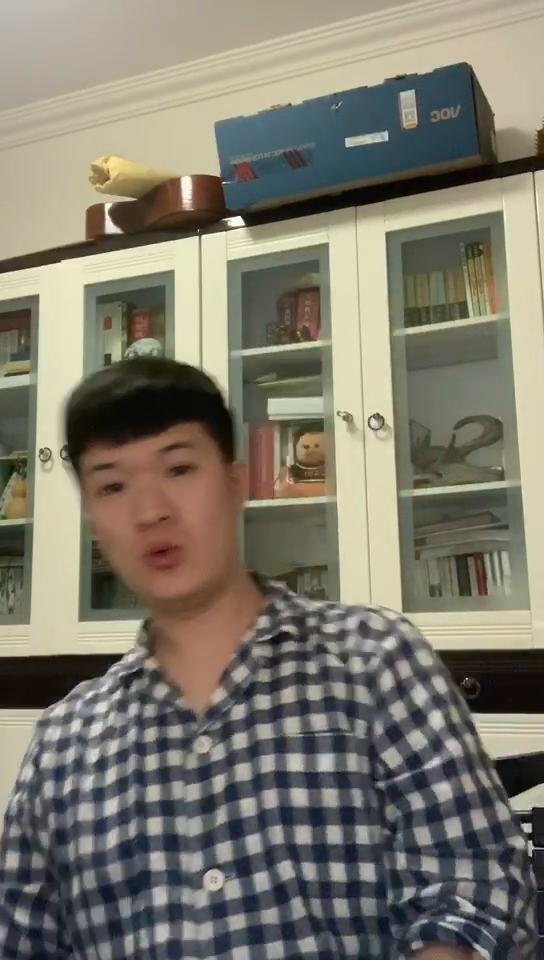
#> input picture frame 36 of CV_work3/test1.avi, 544 x 960 px
$ python meanshift.py
#> lines starting #> are read from the running program, lines starting #| are printed output that depends on the picture; after the words box and inside, x2 and y2 are one past the last pixel; in counts of white or black regions, pixels touching at a corner belong together
# -*- coding: utf-8 -*-
# @Time : 2020/3/28 18:24
# @Author : BaoBao
# @Mail : baobaotql@163.com
# @File : meanshift.py
# @Software: PyCharm

import numpy as np
import cv2 as cv
import matplotlib.pyplot as plt


# 将帧图片保存为视频
def save_video(video, fps, save_filename='../output.avi'):
    fourcc = cv.VideoWriter_fourcc(*'avi')
    img = video[0]
    video_writer = cv.VideoWriter(save_filename, fourcc, fps, (img.shape[1], video.shape[0]), 1)
    for img in video:
        video_writer.write(cv.convertScaleAbs(img))


#  核函数加权下的直方图分布
def cal_histogram_kernel(area):
    width = area.shape[1]
    height = area.shape[0]
    # 初始化kernel权重
    weight = kernel_weight(height, width)
    weight_sum = np.sum(weight)
    # rgb颜色空间量化为16 * 16 * 16bins
    histogram = np.zeros(16*16*16)
    for i in range(0, height):
        for j in range(0, width):
            r_feature = int(area[i, j, 0] / 16)
            g_feature = int(area[i, j, 1] / 16)
            b_feature = int(area[i, j, 2] / 16)
            histogram[r_feature*256+g_feature*16+b_feature] += weight[i, j]
    return histogram/weight_sum


def kernel_weight(row, col):
    # Epanechnikov 核
    weight = np.zeros((row, col))
    middle_x = row/2
    middle_y = col/2
    radius_square = np.square(middle_x) + np.square(middle_y)
    for i in range(0, row):
        for j in range(0, col):
            dist = np.square(i-middle_x) + np.square(j-middle_y)
            weight[i, j] = 1-(dist/radius_square)
    return weight


# 目标检测
def object_detect(img):
    face_cascade = \
        cv.CascadeClassifier("haarcascade_frontalface_default.xml")
    gray_img = cv.cvtColor(img, cv.COLOR_BGR2GRAY)
    face = face_cascade.detectMultiScale(gray_img, scaleFactor=1.1, minNeighbors=1, minSize=(5, 5))
    return face[0]


def draw_rectangle(img, x_start, y_start, width, height):
    img = cv.rectangle(img, (x_start, y_start), (x_start+width, y_start + height), (255, 0, 0), 2)
    return img


def mean_shift(model_feature, img, x_ini, y_ini, width, height):
    x_start = x_ini
    y_start = y_ini
    iteration = 0
    while iteration < 20:
        # 候选区域
        detect_area = img[y_start:y_start+height, x_start:x_start+width]
        detect_feature = cal_histogram_kernel(detect_area)
        weight = np.true_divide(model_feature, detect_feature)
        weight = np.nan_to_num(weight)
        weight = np.sqrt(weight)

        x_move = 0
        y_move = 0
        weight_sum = 0
        for i in range(0, height):
            for j in range(0, width):
                try:
                    r_feature = int(detect_area[i, j, 0] / 16)
                except Exception as e:
                    print("error")
                    break
                r_feature = int(detect_area[i, j, 0] / 16)
                g_feature = int(detect_area[i, j, 1] / 16)
                b_feature = int(detect_area[i, j, 2] / 16)
                w_i = weight[r_feature*256+g_feature*16+b_feature]
                x_move += w_i*(j-width/2)
                y_move += w_i*(i-height/2)
                weight_sum += w_i
        x_start += int(x_move/weight_sum)
        y_start += int(y_move/weight_sum)
        # 若矩形框想要越界
        if x_start+width >= img.shape[1]:
            print('迭代次数：%d' % iteration)
            if y_start+height >= img.shape[0]:
                return img.shape[1]-width-1, img.shape[0]-height-1
            else:
                return img.shape[1] - width - 1, y_start
        # y纵向越界，x不越界
        if y_start + height >= img.shape[0]:
            print('迭代次数：%d' % iteration)
            return x_start, img.shape[0] - height - 1

        if (np.abs(int(x_move/weight_sum)) < 1) and (np.abs(int(y_move/weight_sum)) < 1):
            break
        iteration += 1
    print('迭代次数：%d' % iteration)
    return x_start, y_start


if __name__ == "__main__":
    video_path = 'test1.avi'
    camera = cv.VideoCapture(video_path)
    # 码率
    fps = int(camera.get(cv.CAP_PROP_FPS))
    _, image = camera.read()
#> image is the input picture: shape (960, 544, 3); mean B, G, R 109, 122.3, 126
    x, y, w, h = object_detect(image)
#> in object_detect, `gray_img = cv.cvtColor(img, cv.COLOR_BGR2GRAY)`:
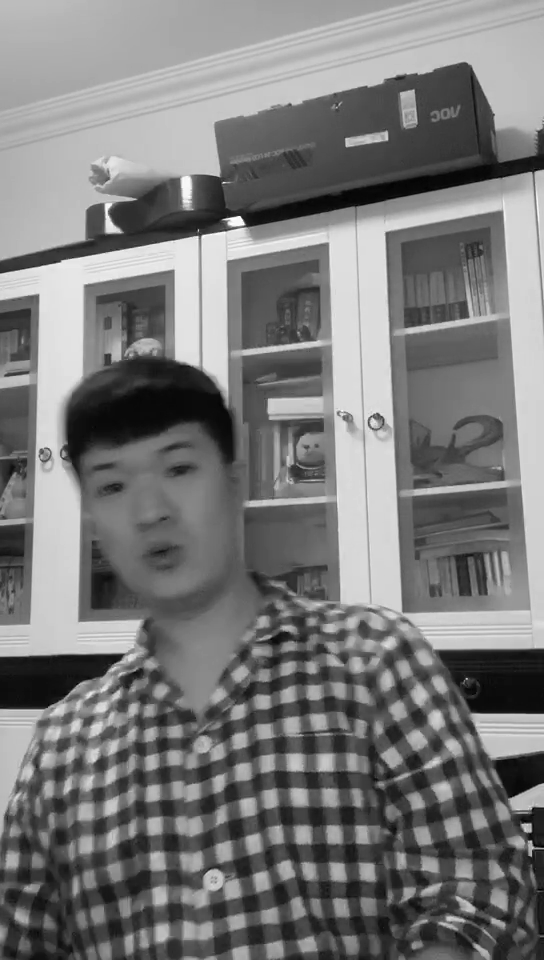
#> gray_img: shape (960, 544); min 0, max 255, mean 121.9
#> in object_detect, `face = face_cascade.detectMultiScale(gray_img, scaleFactor=1.1, minNei..`: face = [[297, 435, 30, 30], [442, 867, 35, 35], [374, 271, 110, 110], [205, 422, 147, 147], [54, 403, 194, 194]]
#> x = 297; y = 435; w = 30; h = 30
    img_rectangle = draw_rectangle(image, x, y, w, h)
#> in draw_rectangle, `img = cv.rectangle(img, (x_start, y_start), (x_start+width, y_start + ..`:
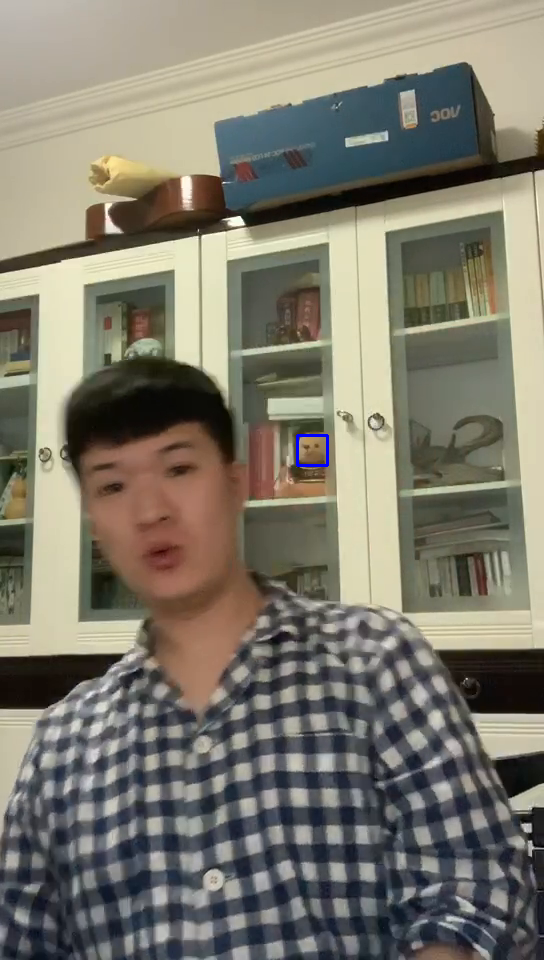
#> img: shape (960, 544, 3); 0.07% of pixels changed, all inside (x1, y1, x2, y2) = (296, 434, 329, 467)
    cv.imshow('rectangle', img_rectangle)
    cv.waitKey(10)
    model = image[y:y + h, x:x + w, :]
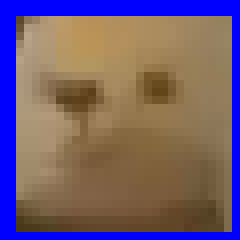
#> model: shape (30, 30, 3) (shown 8 times larger); mean B, G, R 112.6, 93.4, 115
    images = []
    # 目标模板的概率直方图
    q_u = cal_histogram_kernel(model)
#> after the loop in kernel_weight, `for i in range(0, row):`:
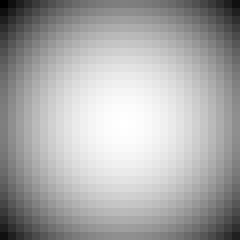
#> weight: shape (30, 30) float64 (shown 8 times larger); min 0, max 1, mean 0.666
#> after the loop in cal_histogram_kernel, `for i in range(0, height):`: histogram = 4096 values, max 66.89 at index 3840, min 0 at index 0, mean 0.146
#> q_u = 4096 values, max 0.112 at index 3840, min 0 at index 0, mean 0.000244
    # plt.plot(range(0, 4096), q_u, label='model', color='b')
    # plt.show()
    images.append(img_rectangle)
    times = 1
    while True:
        times += 1
        res, image = camera.read()
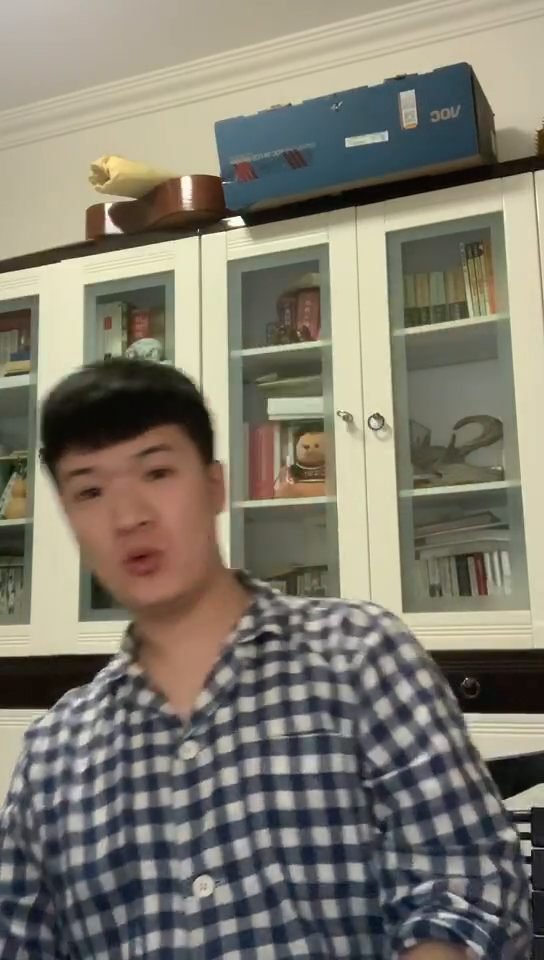
#> input picture frame 37 of CV_work3/test1.avi, 544 x 960 px
#> image is the input picture: shape (960, 544, 3); mean B, G, R 110.5, 123.5, 127.4
        print('第%d帧图片' % times)
        x, y = mean_shift(q_u, image, x, y, w, h)
#> in mean_shift, `x_start = x_ini`: x_start = 297
#> in mean_shift, `y_start = y_ini`: y_start = 435
#> the loop in mean_shift, `while iteration < 20:` made 1 pass
#> (x_start, y_start) on pass 1: (297, 435)
#> pass 1, in mean_shift, `detect_area = img[y_start:y_start+height, x_start:x_start+width]`:
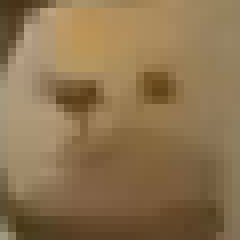
#> detect_area: shape (30, 30, 3) (shown 8 times larger); mean B, G, R 79.8, 115.2, 140.8
#> after the loop in mean_shift, `while iteration < 20:`: iteration = 0; x_start = 297; y_start = 435
#| 迭代次数：0
        img_rectangle = draw_rectangle(image, x, y, w, h)
        images.append(img_rectangle)
        # 最后一帧
        if not res:
            break
        cv.imshow('FaceTracing', img_rectangle)
        cv.waitKey(10)
    save_video(images, int(camera.get(cv.CAP_PROP_FPS)))
    camera.release()
    cv.destroyAllWindows()

$ run again, starting later in the video
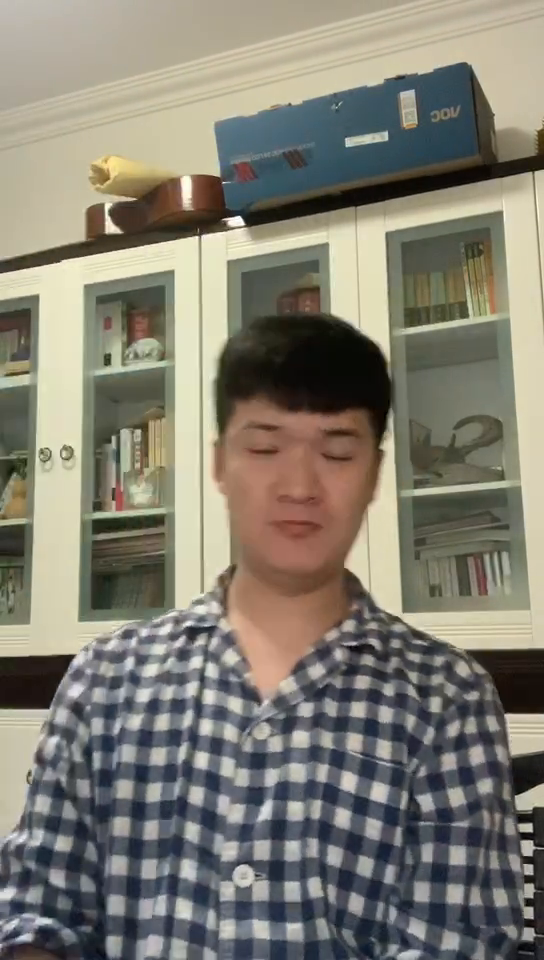
#> input picture frame 164 of CV_work3/test1.avi, 544 x 960 px
#> image is the input picture: shape (960, 544, 3); mean B, G, R 114.7, 126.9, 130.4
#> face = [[19, 426, 75, 75], [209, 381, 182, 182]]
#> x = 19; y = 426; w = 75
#> img: shape (960, 544, 3); 0.17% of pixels changed, all inside (x1, y1, x2, y2) = (18, 425, 96, 503)
#> after the loop in cal_histogram_kernel, `for i in range(0, height):`: histogram = 4096 values, max 1261.6 at index 3037, min 0 at index 0, mean 0.915
#> q_u = 4096 values, max 0.336 at index 3037, min 0 at index 0, mean 0.000244
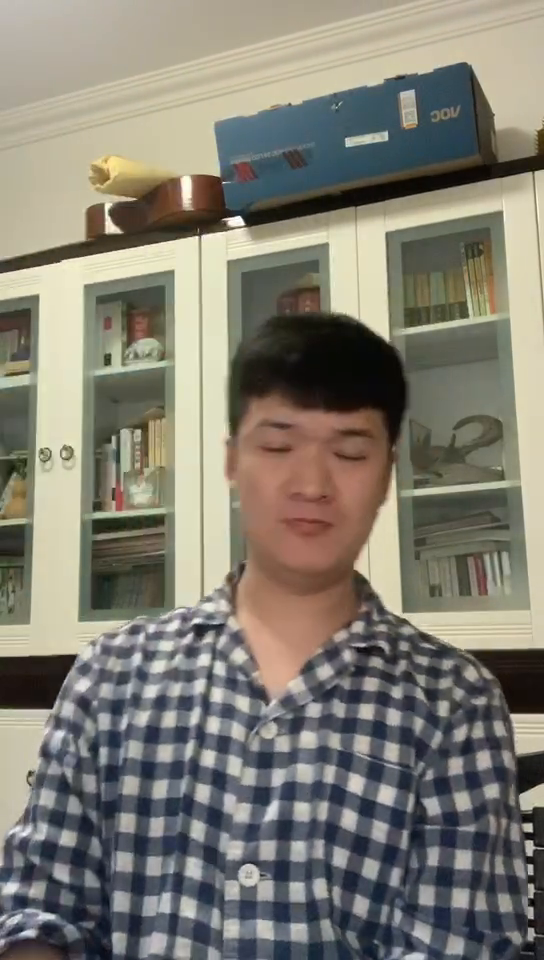
#> input picture frame 165 of CV_work3/test1.avi, 544 x 960 px
#> image is the input picture: shape (960, 544, 3); mean B, G, R 115, 126.3, 129.9
#> in mean_shift, `x_start = x_ini`: x_start = 19
#> in mean_shift, `y_start = y_ini`: y_start = 426
#> the loop in mean_shift, `while iteration < 20:` made 1 pass
#> (x_start, y_start) on pass 1: (19, 426)
#> pass 1, in mean_shift, `detect_area = img[y_start:y_start+height, x_start:x_start+width]`:
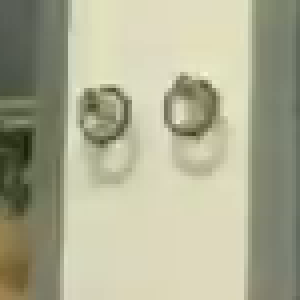
#> detect_area: shape (75, 75, 3) (shown 4 times larger); mean B, G, R 146.1, 172.5, 172.4
#> after the loop in mean_shift, `while iteration < 20:`: iteration = 0; x_start = 19; y_start = 426
#| 迭代次数：0

$ run again, starting later in the video
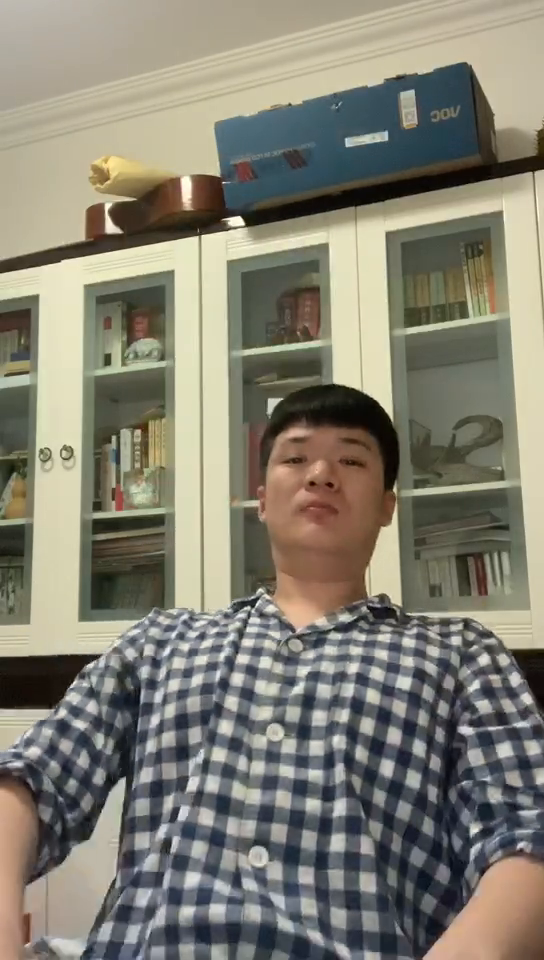
#> input picture frame 292 of CV_work3/test1.avi, 544 x 960 px
#> image is the input picture: shape (960, 544, 3); mean B, G, R 115.2, 128.8, 132.1
#> face = [[21, 426, 73, 73], [252, 402, 142, 142]]
#> x = 21; y = 426; w = 73
#> img: shape (960, 544, 3); 0.17% of pixels changed, all inside (x1, y1, x2, y2) = (20, 425, 96, 501)
#> after the loop in cal_histogram_kernel, `for i in range(0, height):`: histogram = 4096 values, max 1551.4 at index 3037, min 0 at index 0, mean 0.867
#> q_u = 4096 values, max 0.437 at index 3037, min 0 at index 0, mean 0.000244
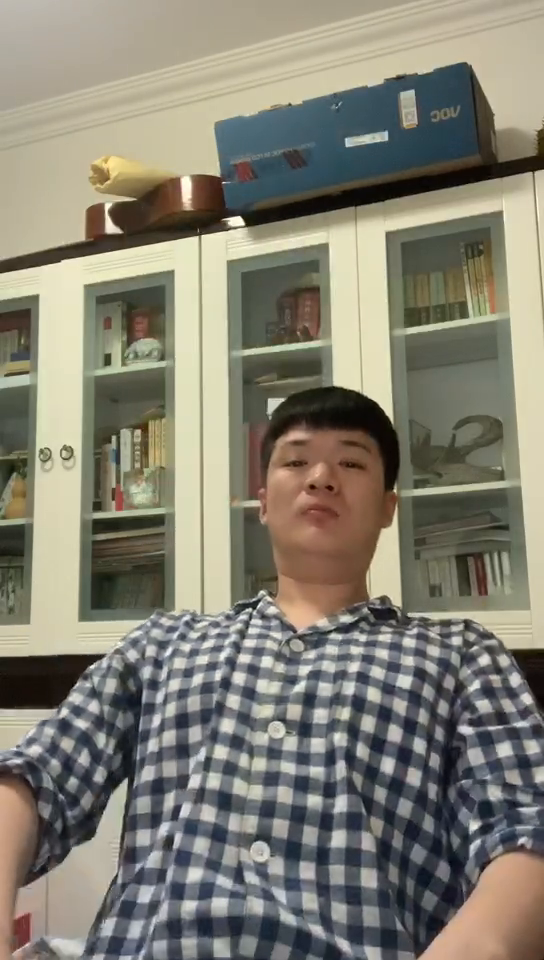
#> input picture frame 293 of CV_work3/test1.avi, 544 x 960 px
#> image is the input picture: shape (960, 544, 3); mean B, G, R 115.4, 129, 132.4
#> in mean_shift, `x_start = x_ini`: x_start = 21
#> in mean_shift, `y_start = y_ini`: y_start = 426
#> the loop in mean_shift, `while iteration < 20:` made 1 pass
#> (x_start, y_start) on pass 1: (21, 426)
#> pass 1, in mean_shift, `detect_area = img[y_start:y_start+height, x_start:x_start+width]`:
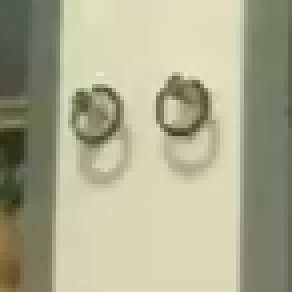
#> detect_area: shape (73, 73, 3) (shown 4 times larger); mean B, G, R 142.6, 171, 171.4
#> after the loop in mean_shift, `while iteration < 20:`: iteration = 0; x_start = 21; y_start = 426
#| 迭代次数：0
